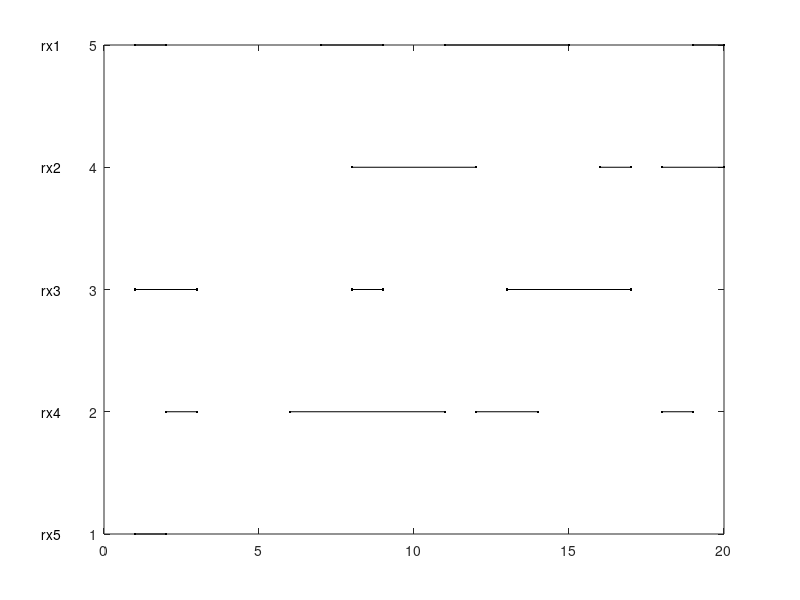

Recreate this plot in MATLAB. (Note: this script raises an error after producing the figure.)
function [tmat, combos] = find_common_times_v2(trx, debug_flag)
%computes the intersection of a group of (time) segments

switch nargin
    case 0
        debug_flag = 1;
        %data example
        trx{1} = [1, 2, 7, 9, 11, 15, 19, 20];
        trx{2} = [8, 12, 16, 17, 18, 20];
        trx{3} = [1, 3, 8, 9, 13, 17];
        trx{4} = [2, 3, 6, 11, 12, 14, 18, 19];
        trx{5} = [1, 2];
        trx{6} = [];
    otherwise
        debug_flag = 0;
end

%remove empty segment(s)
trx_old = trx;
DRX = {};
for iii = 1:size(trx, 2)
    if ~isempty(trx{iii})
        DRX = [DRX, trx{iii}];
    end
end
trx = DRX;

%reshape the segments with rows of heads and tails
trx_ = cell(size(trx));
for ii = 1:size(trx, 2)
    trx_{ii} = reshape(trx{ii}, 2, []);
end

if debug_flag
    %for plotting purposes
    for ii = 1:size(trx_, 2)
        for jj = 1:size(trx_{ii}, 2)
            plot(trx_{ii}(:, jj), ones(size(trx_{ii}(:, jj)))*(length(trx_) + 1 - ii), '.-k');
            hold on;
        end
        text(-2, length(trx_)+1-ii, ['rx', num2str(ii)]);
    end
end

%number of receivers, from all to a pair
for tol = length(trx):- 1:2
    combos{length(trx)-tol+1,:} = nchoosek(1:length(trx), tol);
end



tmat = cell(length(combos), size(nchoosek(1:length(trx), tol), 1));
for numrx = 1:length(combos)
    for numc = 1:size(combos{numrx,:}, 1)
        rxnum = combos{numrx,:}(numc, 1:end);
        if size(trx, 2) > 1
            for ind = 1:length(rxnum) - 1
                n = 1;
                if ind == 1
                    t1 = trx_{rxnum(ind)};
                else
                    t1 = t;
                end
                t2 = trx_{rxnum(ind+1)};
                for jj = 1:size(t1, 2)
                    for kk = 1:size(t2, 2)
                        if t2(1, kk) < t1(1, jj)
                            if t2(2, kk) >= t1(1, jj) && t2(2, kk) <= t1(2, jj)
                                t(1, n) = t1(1, jj);
                                t(2, n) = t2(2, kk);
                            elseif t2(2, kk) > t1(2, jj)
                                t(1, n) = t1(1, jj);
                                t(2, n) = t1(2, jj);
                            else
                                t(1, n) = NaN;
                                t(2, n) = NaN;
                            end
                        elseif t2(1, kk) >= t1(1, jj) && t2(1, kk) <= t1(2, jj)
                            t(1, n) = t2(1, kk);
                            if t2(2, kk) <= t1(2, jj)
                                t(2, n) = t2(2, kk);
                            else
                                t(2, n) = t1(2, jj);
                            end
                        else
                            t(1, n) = NaN;
                            t(2, n) = NaN;
                        end
                        n = n + 1;
                    end
                end
                t = t(~isnan(t));
                t = reshape(t, 2, []);
            end
            t = t(~isnan(t));
        elseif size(trx, 2) == 1 && size(trx_old, 2) == 1
            t = trx{1}';
        else
            t = [];
        end
        tmat{numrx, numc} = t;
        clear t;
    end
end
if debug_flag == 0
    return;
else
    %for plotting purposes
    t_ = [t(1:2:end)'; t(2:2:end)'];
    for tt = 1:size(t_, 2)
        plot(t_(:, tt), zeros(size(t_(:, tt))), '.-r');
        hold on;
        plot([t_(1, tt), t_(1, tt)], [0, length(trx_)], '--k');
        plot([t_(2, tt), t_(2, tt)], [0, length(trx_)], '--k');
    end
    text(-2, 0, 'overlaps');
    % plot(rand(20,1)+5,'k');
    % axis([-4 20 0 8]);
    set(gca, 'yticklabel', []);
end


